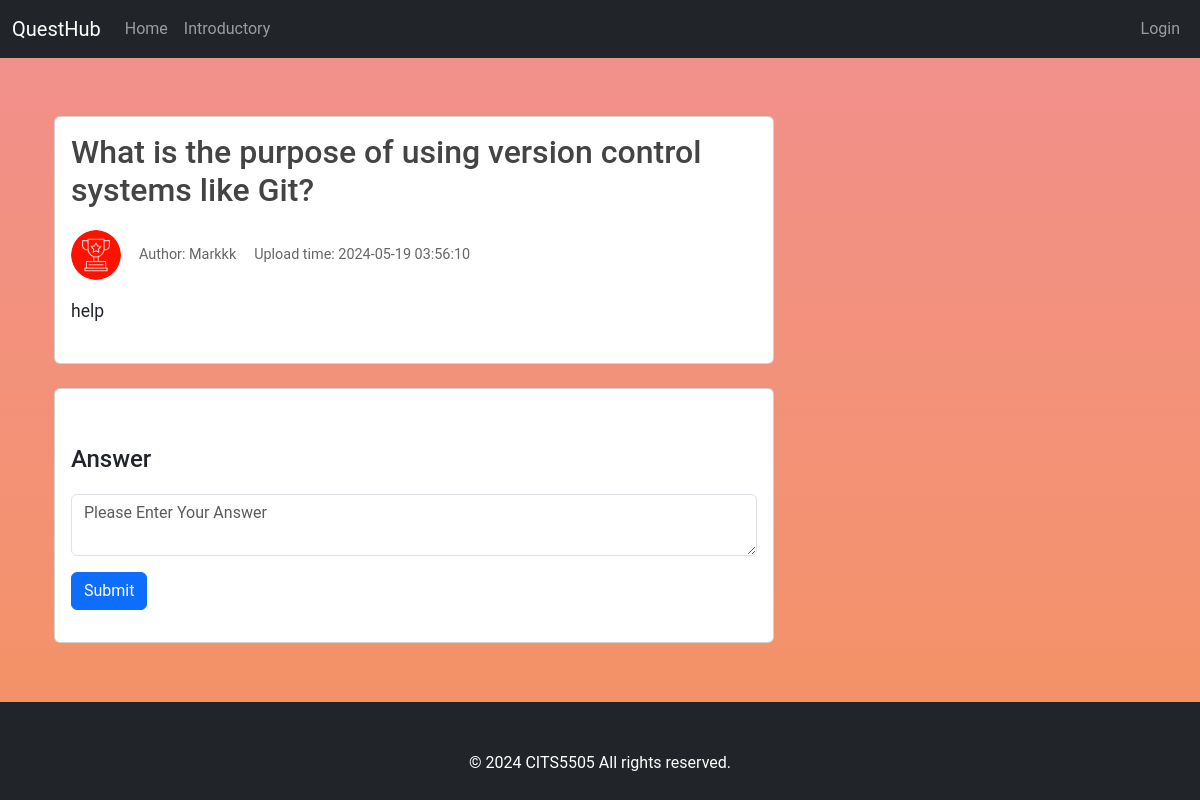
The app's page /article?id=1, older data.
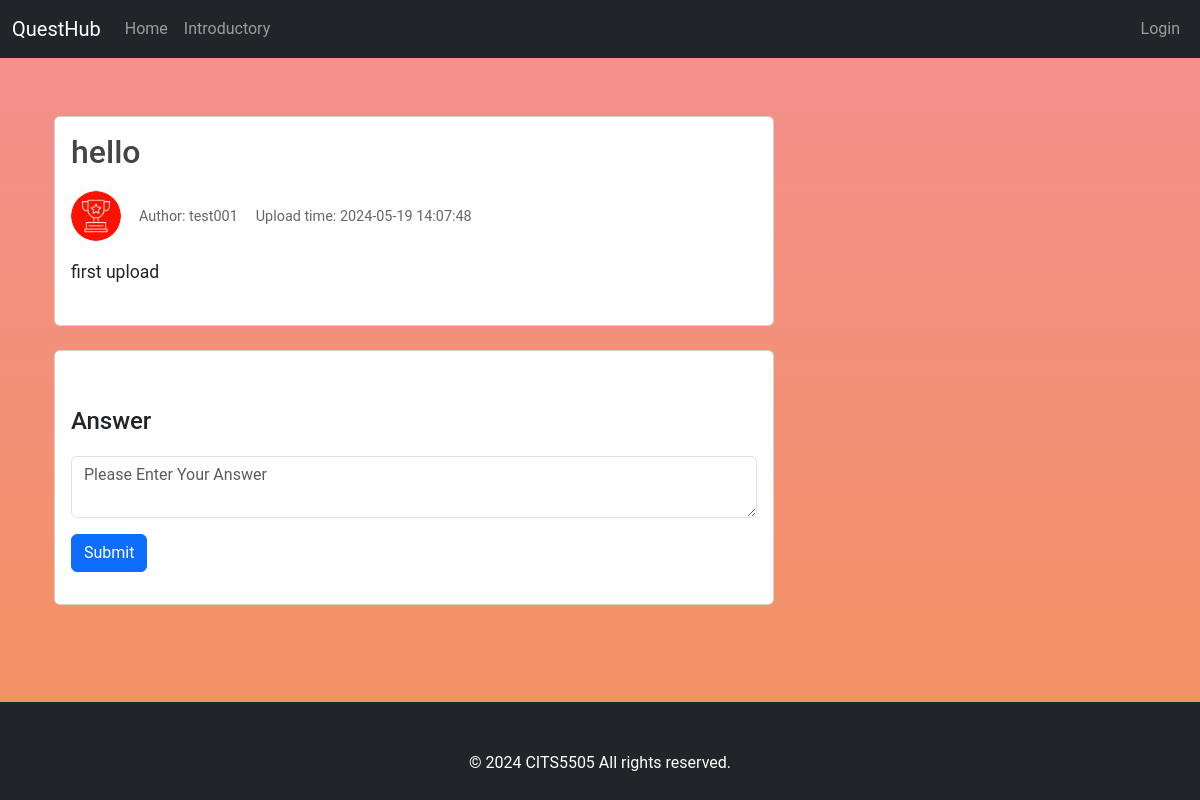
The same page, newer data.
### model/database/db.py (models this page shows)
class Article(db.Model):
    __tablename__='article'
    id=db.Column(db.Integer,primary_key=True)
    userid=db.Column(db.Integer,db.ForeignKey('user.id'))
    title=db.Column(db.String(120),nullable=False)
    content=db.Column(db.String(500),nullable=False)
    create_time=db.Column(db.DateTime,default=datetime.now())
    user = db.relationship('User', backref=db.backref('article', lazy=True))

class User(db.Model):
    __tablename__='user'
    id = db.Column(db.Integer, primary_key=True)
    username = db.Column(db.String(80), unique=True, nullable=False,index=True)
    email = db.Column(db.String(120), unique=True, nullable=False,index=True)
    password = db.Column(db.String(256))
    money=db.Column(db.Integer,default=0)
    photopath=db.Column(db.String(120),nullable=False,default='default.png')

### app/controller/indexcontroller/article/__init__.py (the view, shortened to what this page needs)
@article.route('/article')
def get_article():
    id = request.args.get('id', type=int)
    if id is None:
        return jsonify(code=400, message='Page Not Exist'), 404
    art = Article.query.filter_by(id=id).first()
    art.createtime = art.create_time.strftime('%Y-%m-%d %H:%M:%S')
    if art is None:
        return jsonify(code=400, message='Page Not Exist'), 404
    username = session.get('username')
    if username is None:
        return render_template('article.html', userdata=art.user, art=art)

### app/templates/article.html (shortened to what this page needs)
{% extends "base.html" %}
{% block head %}
    <link rel="stylesheet" href="../static/css/article_style.css"/>
{% endblock %}
{% block content %}
    <div>
        <div class="container mt-5 pt-5">
            <div class="container">
                <div class="row">
                    <div class="col-md-8">
                        <div class="card mb-4">
                            <div class="card-body">
                                <div class="article">
                                    <h1>{{ art.title }}</h1>
                                    <div class="article-info mb-3">
                                        <img class="avatar"
                                             src="{{ url_for('static',filename='photo/' + userdata.photopath) }}"
                                             alt="Author's photo" class="img-thumbnail"
                                             style="width: 50px; height: 50px;">
                                        <span class="author ms-2">Author: {{ userdata.username }}</span>
                                        <span class="time ms-2">Upload time: {{ art.createtime }}</span>
                                    </div>
                                    <p>{{ art.content }}</p>
                                </div>
                            </div>
                        </div>
                        <div class="card">
                            <div class="card-body">
                                <div class="comment">
                                    <h3>Answer</h3>
                                    <form id="commentForm">
                                        <div class="mb-3">
                                    <textarea name="comment" class="form-control" placeholder="Please Enter Your Answer"
                                              required></textarea>
                                        </div>
                                        <div class="mb-3">
                                            <button type="submit" class="btn btn-primary">Submit</button>
                                        </div>
                                    </form>
                                </div>
                            </div>
                        </div>
                    </div>
                </div>
            </div>
        </div>
    </div>
    <div style="height: 100px;"></div>
{% endblock %}

Row changes from the older to the newer data that the page shows:
changed Article: title "What is the purpose of using version control systems like Git?" → "hello"; content "help" → "first upload"
changed User: username "Markkk" → "test001"
Text that changed along with them:
{{ art.createtime }}: "2024-05-19 03:56:10" → "2024-05-19 14:07:48"
